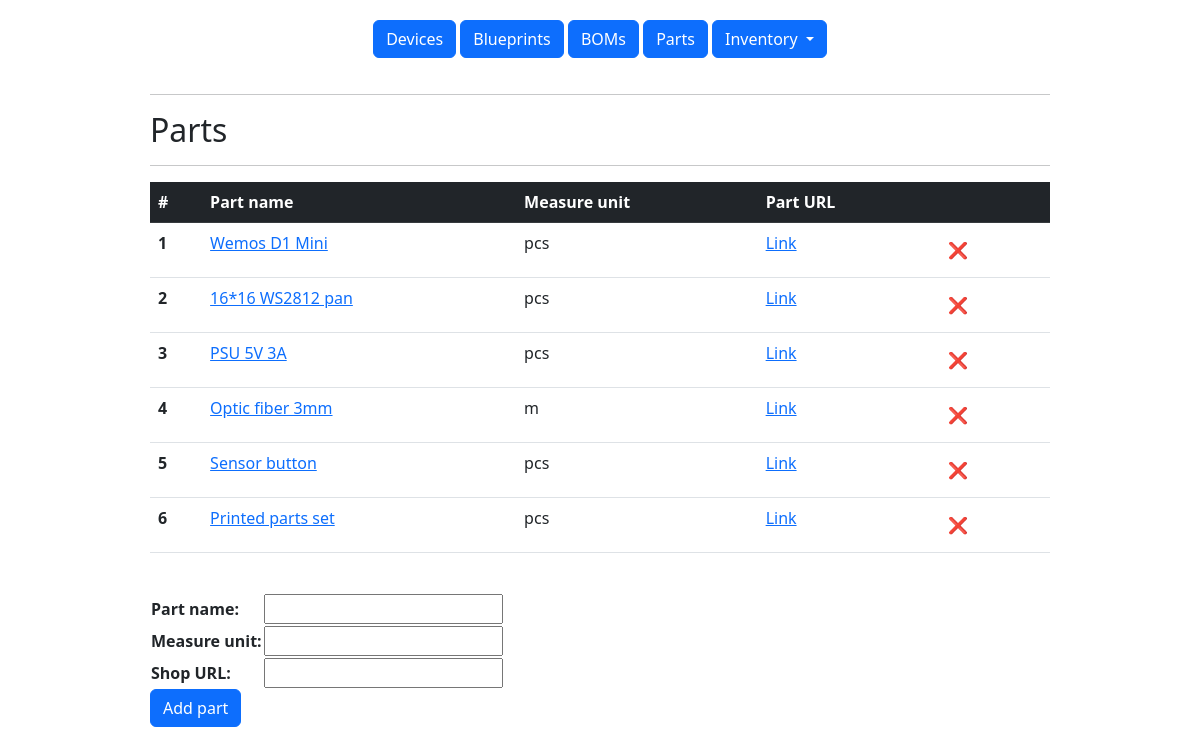
/parts/, run on the app's committed database.
### inventory/models.py (models this page shows, shortened)
class Part(models.Model):
    part_name = models.CharField('Part name', max_length=200, unique=True)
    measure_unit = models.CharField('Measure unit', max_length=20)
    url = models.CharField('Shop URL', max_length=200)
    class Meta:
        verbose_name = 'Part'
        verbose_name_plural = 'Parts'

### inventory/views.py (the view)
# urls.py: path('parts/', views.parts, name='parts'),
def parts(request):
    if request.method == 'POST':
        form = PartForm(request.POST)
        if form.is_valid():
            try:
                form.save()
            except:
                form.add_error(None, 'Part adding error')
    else:
        form = PartForm()
    part_list = Part.objects.all()
    return render(request, 'parts.html', {'part_list': part_list, 'form': form, 'menu': menu})

### inventory/forms.py
class PartForm(forms.ModelForm):
    class Meta:
        model = Part
        fields = '__all__'

### templates/parts.html (shortened to what this page needs)
{% extends 'base.html' %}
{% block content %}
    {% if part_list %}
    <div class="w-75 mx-auto">
<hr>
<h2>{{ menu.3.title }}</h2>
<hr>
    <table class="table">
         <thead class="table-dark">
            <tr>
            <th scope="col">#</th>
            <th scope="col">Part name</th>
            <th scope="col">Measure unit</th>
            <th scope="col">Part URL</th>
            <th scope="col"></th>
            </tr>
  </thead>
  <tbody>
        {% for part in part_list %}
    <tr>
      <th scope="row">{{forloop.counter}}</th>
      <td><a href="{% url 'inventory:part_update' part.id %}">{{ part.part_name }}</a> </td>
      <td>{{ part.measure_unit }}</td>
      <td><a href="{{ part.url }}">Link</a> </td>
      <td><a class="btn" href="{% url 'inventory:delete_record' menu.3.title|lower  part.id %}" role="button">❌</a></td>
    </tr>
        {% endfor %}
    </tbody>
</table>
    {% else %}
        Part list is empty
    {% endif %}
<br>
<form method="post" action="{% url 'inventory:parts' %}">
        <table>
    {{ form.as_table }}
        </table>
    <button type="submit" class="btn btn-primary">Add part</button>
</form>
</div>
{% endblock %}

### templates/base.html (shortened to what this page needs)
<!DOCTYPE html>
<html lang="en">
<head>
    <link href="https://cdn.jsdelivr.net/npm/bootstrap@5.2.1/dist/css/bootstrap.min.css" rel="stylesheet">
    {% load static %}
    <link href="{% static 'css/style.css' %}" rel="stylesheet">
</head>
<body>
<div class="base">
    <div style="text-align: center;">
 {% if menu %}
 {% for item in menu %}
 <a class="btn btn-primary" href="{% url item.url %}" role="button">{{ item.title }}</a>
{% endfor %}
{% endif %}
  <div class="btn-group">
  <button type="button" class="btn btn-primary dropdown-toggle" data-bs-toggle="dropdown" aria-haspopup="true" aria-expanded="false">
    <span class="sr-only">Inventory</span>
  </button>
  </div>
</div>
</div>
{% block content %}  {% endblock %}
</body>
</html>

### inventory/static/css/style.css (style rules this page uses)
.base { padding: 20px 20px 20px 20px; }

### data on the page
Part: part_name "Wemos D1 Mini", measure_unit "pcs"
Part: part_name "16*16 WS2812 pan", measure_unit "pcs"
Part: part_name "PSU 5V 3A", measure_unit "pcs"
Part: part_name "Optic fiber 3mm", measure_unit "m"
Part: part_name "Sensor button", measure_unit "pcs"
Part: part_name "Printed parts set", measure_unit "pcs"

### other printed values
{{ item.title }} "Devices" "Blueprints" "BOMs" "Parts"
{{ menu.3.title }} "Parts"
